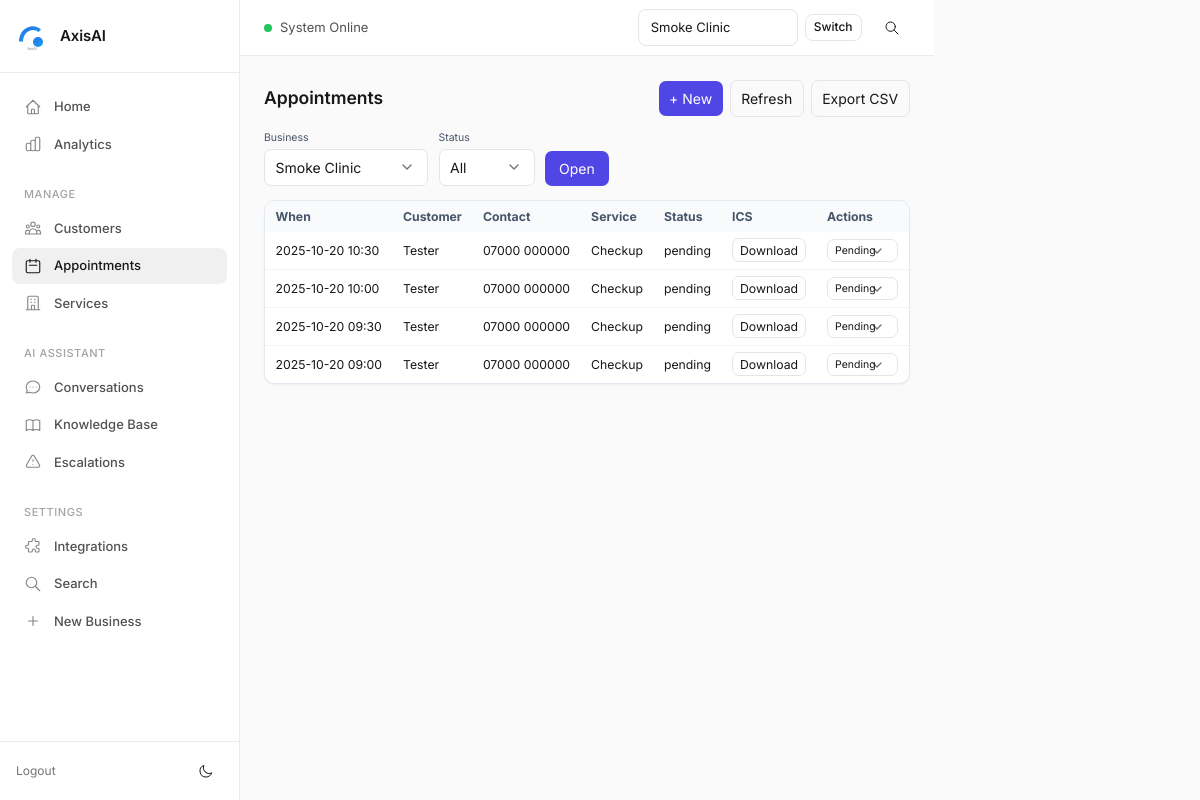
The app's page /appointments?business_id=16 (signed in) with its own data.
### tables this page shows
CREATE TABLE appointments (
            id INTEGER PRIMARY KEY AUTOINCREMENT,
            business_id INTEGER NOT NULL,
            session_id INTEGER,
            date TEXT,
            time TEXT,
            service TEXT,
            created_at TEXT NOT NULL DEFAULT CURRENT_TIMESTAMP, customer_name TEXT, phone TEXT, start_at TEXT, notes TEXT, status TEXT NOT NULL DEFAULT 'pending', external_provider_key TEXT, external_id TEXT, source TEXT, customer_email TEXT, customer_id INTEGER REFERENCES customers(id),
            FOREIGN KEY (business_id) REFERENCES businesses(id),
            FOREIGN KEY (session_id) REFERENCES sessions(id)
        );

### appointments_bp.py (the view)
@bp.route("/appointments")
def appointments_index():
    if _need_login():
        return redirect(url_for("auth.login"))
    business_id = safe_int(request.args.get("business_id"))
    status = (request.args.get("status") or "").strip().lower()
    businesses = list_businesses(limit=500)
    business = next((b for b in businesses if b["id"] == business_id), None) if business_id else None
    appts = []
    if business:
        if not _owner_can_access(business_id):
            flash("Access denied.", "err")
            return redirect(url_for("appointments.appointments_index"))
        with get_conn() as con:
            if status and status in ("pending", "confirmed", "cancelled", "completed"):
                appts = con.execute("""
                    SELECT * FROM appointments
                    WHERE business_id=? AND status=?
                    ORDER BY COALESCE(start_at, created_at) DESC
                    LIMIT 500
                """, (business_id, status)).fetchall()
            else:
                appts = con.execute("""
                    SELECT * FROM appointments
                    WHERE business_id=?
                    ORDER BY COALESCE(start_at, created_at) DESC
                    LIMIT 500
                """, (business_id,)).fetchall()
    return render_template(
        "appointments.html",
        businesses=businesses,
        business=business,
        appts=appts,
        status=status
    )

### appointments_bp.py (called while the page is built, shortened)
def _user() -> Optional[dict]:
    return session.get("user")

def _need_login() -> bool:
    return _user() is None

def _owner_can_access(business_id: int) -> bool:
    user = _user()
    if not user:
        return False
    if user.get("role") == "admin":
        return True

### core/authz.py (called while the page is built)
def get_allowed_business_ids_for_user(user) -> List[int]:
    if not user:
        return []
    if user.get("role") == "admin":
        with get_conn() as con:
            return [r["id"] for r in con.execute("SELECT id FROM businesses").fetchall()]
    with get_conn() as con:
        rows = con.execute("SELECT business_id FROM business_users WHERE user_id=?", (user["id"],)).fetchall()
        return [r["business_id"] for r in rows]

### core/csrf.py (called while the page is built, shortened)
def _get_token():
    tok = session.get("csrf_token")
    if not tok:
        tok = secrets.token_urlsafe(32)
        session["csrf_token"] = tok
    return tok

def register_csrf(app):
    @app.context_processor
    def inject_csrf():
        return {"csrf_token": _get_token()}
    @app.before_request
    def enforce_csrf():
        if request.method in _EXEMPT_METHODS:
            return

### core/db.py (called while the page is built)
def get_conn() -> sqlite3.Connection:
    con = sqlite3.connect(DB_PATH, timeout=30.0)
    con.row_factory = sqlite3.Row
    con.execute("PRAGMA foreign_keys = ON;")
    con.execute("PRAGMA journal_mode = WAL;")  # Better concurrency
    return con

def _col_exists(cur: sqlite3.Cursor, table: str, col: str) -> bool:
    if not table.isidentifier():
        raise ValueError(f"Invalid table name: {table}")
    rows = cur.execute(f"PRAGMA table_info({table})").fetchall()
    return any(r[1] == col for r in rows)

def _table_exists(cur: sqlite3.Cursor, table: str) -> bool:
    r = cur.execute(
        "SELECT 1 FROM sqlite_master WHERE type='table' AND name=? LIMIT 1", (table,)
    ).fetchone()
    return bool(r)

def _safe_alter_add_column(cur: sqlite3.Cursor, table: str, col: str, ddl: str) -> None:
    try:
        if not _col_exists(cur, table, col):
            cur.execute(ddl)
    except sqlite3.OperationalError as e:
        logger.warning(f"Could not add column {col} to {table}: {e}")

### dashboard.py (called while the page is built)
def _extract_business_id() -> int:
    bid = None
    if request.view_args and "business_id" in request.view_args:
        bid = safe_int(request.view_args.get("business_id"))
    if not bid:
        bid = safe_int(request.args.get("business_id"))
    if not bid:
        bid = session.get("active_business_id")
    return bid or 0

### templates/appointments.html (shortened to what this page needs)
{% extends "base.html" %}
{% block content %}
<div class="flex items-center justify-between mb-4">
  <h1 class="text-xl font-semibold">Appointments</h1>
  <div class="flex items-center gap-2">
    {% if business %}
      <a class="px-3 py-2 rounded-lg bg-indigo-600 text-white hover:bg-indigo-700" href="{{ url_for('appointments.appointments_new', business_id=business['id']) }}">+ New</a>
      <a class="px-3 py-2 rounded-lg border hover:border-indigo-300" href="{{ url_for('appointments.appointments_index', business_id=business['id']) }}">Refresh</a>
      <a class="px-3 py-2 rounded-lg border hover:border-indigo-300" href="{{ url_for('appointments.appointments_export_csv', business_id=business['id'], status=status) }}">Export CSV</a>
    {% endif %}
  </div>
</div>
<form class="flex items-end gap-3 mb-4" method="get" action="{{ url_for('appointments.appointments_index') }}">
  <div>
    <label class="block text-xs text-slate-600 mb-1">Business</label>
    <select name="business_id" class="border rounded-lg px-3 py-2 bg-white">
      {% for b in businesses %}
        <option value="{{ b['id'] }}" {% if business and business['id']==b['id'] %}selected{% endif %}>{{ b['name'] }}</option>
      {% endfor %}
    </select>
  </div>
  <div>
    <label class="block text-xs text-slate-600 mb-1">Status</label>
    <select name="status" class="border rounded-lg px-3 py-2 bg-white">
      <option value="" {% if not status %}selected{% endif %}>All</option>
    </select>
  </div>
  <button class="px-4 py-2 rounded-lg bg-indigo-600 text-white hover:bg-indigo-700" type="submit">Open</button>
</form>
{% if not business %}
  <div class="rounded-xl border border-dashed border-slate-300 bg-white p-6 text-slate-600">Select a business.</div>
{% else %}
  {% if not appts %}
    <div class="rounded-xl border border-slate-200 bg-white p-6 text-slate-600">No appointments yet.</div>
  {% else %}
    <div class="overflow-x-auto rounded-xl border border-slate-200 bg-white shadow-sm">
      <table class="min-w-full text-sm">
        <thead class="bg-slate-50 text-slate-600">
          <tr>
            <th class="px-3 py-2 text-left">When</th>
            <th class="px-3 py-2 text-left">Customer</th>
            <th class="px-3 py-2 text-left">Contact</th>
            <th class="px-3 py-2 text-left">Service</th>
            <th class="px-3 py-2 text-left">Status</th>
            <th class="px-3 py-2 text-left">ICS</th>
            <th class="px-3 py-2 text-left">Actions</th>
          </tr>
        </thead>
        <tbody class="divide-y divide-slate-100">
          {% for a in appts %}
            <tr>
              <td class="px-3 py-2">{{ a['start_at'] or '—' }}</td>
              <td class="px-3 py-2">{{ a['customer_name'] or '—' }}</td>
              <td class="px-3 py-2">
                <div>{{ a['phone'] or '' }}</div>
              </td>
              <td class="px-3 py-2">{{ a['service'] or '—' }}</td>
              <td class="px-3 py-2">{{ a['status'] }}</td>
              <td class="px-3 py-2">
                {% if a['start_at'] %}
                  <a class="px-2 py-1 rounded-lg border hover:bg-slate-50" href="{{ url_for('appointments.appointments_ics', appt_id=a['id']) }}">Download</a>
                {% else %}—{% endif %}
              </td>
              <td class="px-3 py-2">
                <form method="post" action="{{ url_for('appointments.appointments_set_status', appt_id=a['id']) }}">
                  <select class="border rounded-lg px-2 py-1 text-xs" name="status" onchange="this.form.submit()">
                    {% for s in ['pending','confirmed','cancelled','completed'] %}
                      <option value="{{ s }}" {% if a['status']==s %}selected{% endif %}>{{ s|capitalize }}</option>
                    {% endfor %}
                  </select>
                </form>
              </td>
            </tr>
          {% endfor %}
        </tbody>
      </table>
    </div>
  {% endif %}
{% endif %}
{% endblock %}

### static/axis.css (style rules this page uses)
:root { --brand: var(--brand1, #000000); --brand-light: color-mix(in srgb, var(--brand) 8%, transparent); --brand-medium: color-mix(in srgb, var(--brand) 15%, transparent); --bg-page: #fafafa; --bg-sidebar: #ffffff; --bg-card: #ffffff; --bg-elevated: #ffffff; --bg-hover: #f5f5f5; --bg-active: #f0f0f0; --bg-muted: #fafafa; --border-light: #ebebeb; --border-default: #e5e5e5; --border-strong: #d4d4d4; --text-primary: #171717; --text-secondary: #525252; --text-tertiary: #737373; --text-muted: #a3a3a3; --text-inverse: #ffffff; --success: #22c55e; --success-light: #dcfce7; --warning: #f59e0b; --warning-light: #fef3c7; --error: #ef4444; --error-light: #fee2e2; --info: #3b82f6; --info-light: #dbeafe; --shadow-xs: 0 1px 2px rgba(0, 0, 0, 0.04); --shadow-sm: 0 1px 3px rgba(0, 0, 0, 0.06), 0 1px 2px rgba(0, 0, 0, 0.04); --shadow-md: 0 4px 6px -1px rgba(0, 0, 0, 0.06), 0 2px 4px -1px rgba(0, 0, 0, 0.04); --shadow-lg: 0 10px 15px -3px rgba(0, 0, 0, 0.06), 0 4px 6px -2px rgba(0, 0, 0, 0.04); --space-1: 4px; --space-2: 8px; --space-3: 12px; --space-4: 16px; --space-5: 20px; --space-6: 24px; --space-8: 32px; --space-10: 40px; --space-12: 48px; --font-sans: 'Inter', -apple-system, BlinkMacSystemFont, 'Segoe UI', sans-serif; --font-mono: 'SF Mono', 'Monaco', 'Inconsolata', monospace; --radius-sm: 6px; --radius-md: 8px; --radius-lg: 12px; --radius-xl: 16px; --radius-full: 9999px; --transition-fast: 100ms ease; --transition-base: 150ms ease; --transition-slow: 200ms ease; --card-bg: var(--bg-card); --card-border: var(--border-default); --page-bg: var(--bg-page); }
*, *::before, *::after { box-sizing: border-box; }
html { font-size: 14px; -webkit-font-smoothing: antialiased; -moz-osx-font-smoothing: grayscale; }
body { margin: 0; font-family: var(--font-sans); font-size: 1rem; line-height: 1.5; color: var(--text-primary); background: var(--bg-page); }
a { color: inherit; text-decoration: none; }
button { font-family: inherit; cursor: pointer; }
.flex { display: flex; }
.items-center { align-items: center; }
.justify-between { justify-content: space-between; }
.gap-2 { gap: var(--space-2); }
.gap-3 { gap: var(--space-3); }
.input, input[type="text"], input[type="email"], input[type="password"], input[type="number"], input[type="tel"], input[type="url"], input[type="date"], input[type="time"], input[type="datetime-local"], select, textarea { width: 100%; padding: var(--space-2) var(--space-3); font-size: 13px; font-family: inherit; line-height: 1.5; color: var(--text-primary); background: var(--bg-card); border: 1px solid var(--border-default); border-radius: var(--radius-md); transition: all var(--transition-fast); }
select { cursor: pointer; appearance: none; background-repeat: no-repeat; background-position: right 12px center; padding-right: 40px; }
.text-sm { font-size: 12px; }
.text-xl { font-size: 18px; }
.font-semibold { font-weight: 600; }
.block { display: block; }
.rounded-lg { border-radius: var(--radius-lg); }
.rounded-xl { border-radius: var(--radius-xl); }
.border { border: 1px solid var(--border-default); }
.shadow-sm { box-shadow: var(--shadow-sm); }
.px-2 { padding-left: var(--space-2); padding-right: var(--space-2); }
.px-3 { padding-left: var(--space-3); padding-right: var(--space-3); }
.px-4 { padding-left: var(--space-4); padding-right: var(--space-4); }
.py-2 { padding-top: var(--space-2); padding-bottom: var(--space-2); }
.mb-4 { margin-bottom: var(--space-4); }

### records on screen
appointments: start_at "2025-10-20 10:30", customer_name "Tester", phone "07000 000000", service "Checkup", status "pending", status "Pending"
appointments: start_at "2025-10-20 10:00", customer_name "Tester", phone "07000 000000", service "Checkup", status "pending", status "Pending"
appointments: start_at "2025-10-20 09:30", customer_name "Tester", phone "07000 000000", service "Checkup", status "pending", status "Pending"
appointments: start_at "2025-10-20 09:00", customer_name "Tester", phone "07000 000000", service "Checkup", status "pending", status "Pending"

### other values on screen
form field active_business_id "Smoke Clinic"
form field business_id "Smoke Clinic"
